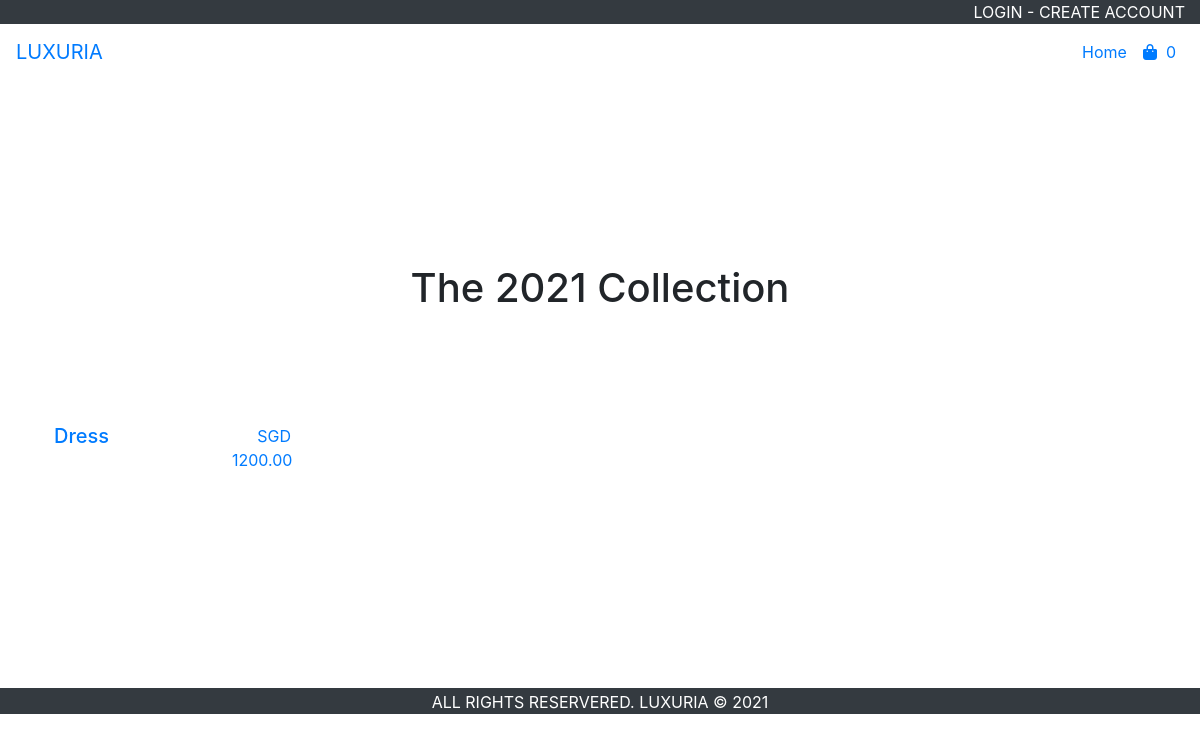
Before: / with the older database file.
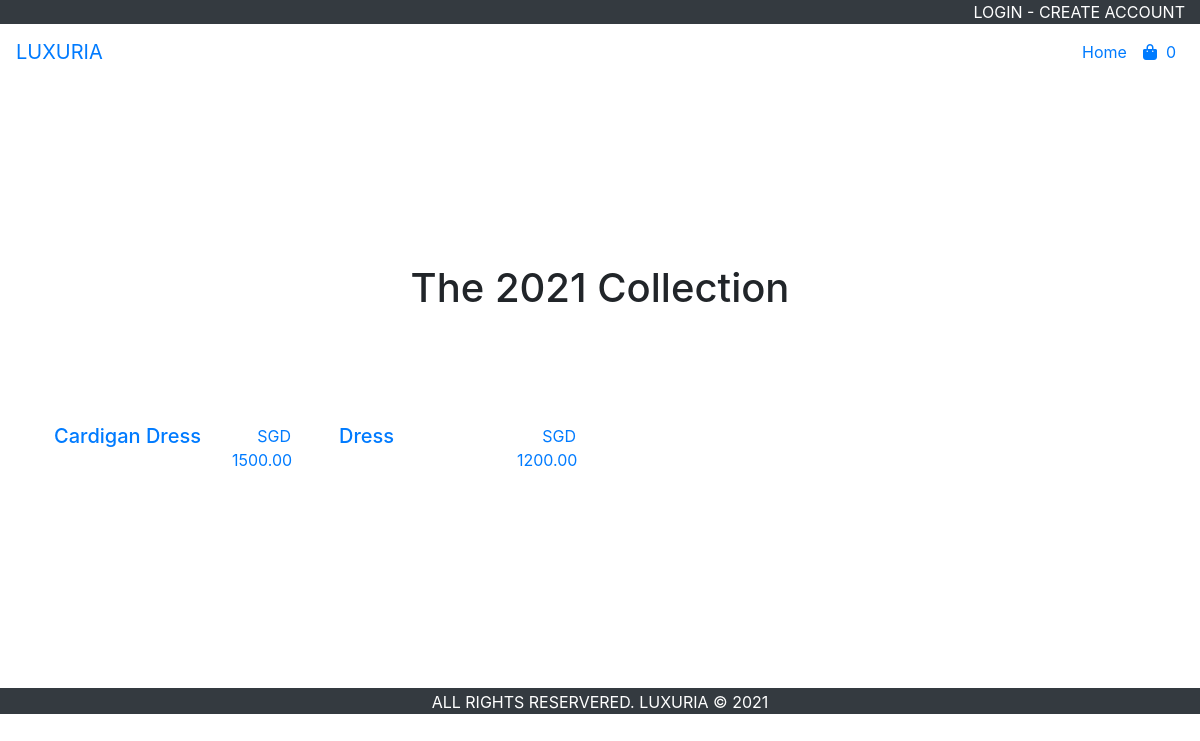
After: the same page with the newer database file.
### tables this page shows
CREATE TABLE `ecom_product` (
  `itemID` int(5) NOT NULL,
  `itemName` varchar(30) NOT NULL,
  `itemPrice` decimal(11,2) NOT NULL,
  `itemStock` smallint(3) NOT NULL,
  `enabled` tinyint(1) NOT NULL DEFAULT 0,
  `deleted` tinyint(1) NOT NULL DEFAULT 0,
  `date_created` datetime DEFAULT NULL,
  `date_updated` datetime DEFAULT NULL,
  `itemDescription` text NOT NULL,
  `itemImage` varchar(200) NOT NULL
);

### libraries/MeekroDB.class.php (called while the page is built, shortened)
<?php
class MeekroDB {
  public $encoding = 'latin1';
  public $connect_options = array(MYSQLI_OPT_CONNECT_TIMEOUT => 30);
  public $internal_mysql = null;
  public function __construct($host=null, $user=null, $password=null, $dbName=null, $port=null, $encoding=null, $socket=null)  {
    if ($encoding === null) $encoding = DB::$encoding;
    $this->encoding = $encoding;
  }
  public function get() {
    $mysql = $this->internal_mysql;
    if (!($mysql instanceof MySQLi)) {
      $mysql = new mysqli();
      foreach ($this->connect_options as $key => $value) {
        $mysql->options($key, $value);
      }
      $mysql->set_charset($this->encoding);
      $this->internal_mysql = $mysql;
    }
    return $mysql;
  }
  protected function preparseQueryParams() {
    $args = func_get_args();
    $sql = trim(strval(array_shift($args)));
    $args_all = $args;
    if (count($args_all) == 0) return array($sql);
    $chunkyQuery = array();
    return $chunkyQuery;
  }
  public function parseQueryParams() {
    $args = func_get_args();
    $chunkyQuery = call_user_func_array(array($this, 'preparseQueryParams'), $args);
    $query = '';
    foreach ($chunkyQuery as $chunk) {
      if (is_string($chunk)) {
        $query .= $chunk;
        continue;
      }
      $result = '';
      $query .= $result;
    }
    return $query;
  }
  protected function prependCall($function, $args, $prepend) { array_unshift($args, $prepend); return call_user_func_array($function, $args); }
  public function query() { $args = func_get_args(); return $this->prependCall(array($this, 'queryHelper'), $args, 'assoc'); }
  protected function queryHelper() {
    $args = func_get_args();
    $type = array_shift($args);
    $db = $this->get();
    $is_buffered = true;
    $row_type = 'assoc';
    $full_names = false;
    $sql = call_user_func_array(array($this, 'parseQueryParams'), $args);
    $result = $db->query($sql, $is_buffered ? MYSQLI_STORE_RESULT : MYSQLI_USE_RESULT);
    $return = array();
    while ($row = ($row_type == 'assoc' ? $result->fetch_assoc() : $result->fetch_row())) {
      $return[] = $row;
    }
    return $return;
  }
}
?>

### views/home/index.php (the view, shortened to what this page needs)
<div id="banner-homepage" class="carousel slide mt-5" data-ride="carousel">
    <div class="carousel-inner">
        <div class="carousel-item active">
            <div class="carousel-caption h-100 d-flex align-items-center flex-row-reverse">
                <h1 class="banner-caption display-1">-LUXURIA-</h1>
            </div>
        </div>
    </div>
</div>
<div class="my-5 py-5"></div>
<div class="container">
    <div class="row mb-5">
        <div class="col-md-12">
            <h1 class="text-center best-sellers">The 2021 Collection</h1>
        </div>
    </div>
    <div class="row">
        <?php
            $products = $db->query("SELECT * FROM ecom_product WHERE enabled = 1 AND deleted = 0");
            if(!empty($products)):
                foreach($products as $productVal):
        ?>
        <div class="col-md-3 p-4">
            <a href="<?= URL_LINK; ?>product/<?= $productVal['itemID']; ?>" class="product-item">
                <div class="row mt-2">
                    <div class="col-sm-8"><h5 class="product-title"><?= $productVal['itemName']; ?></h5></div>
                    <div class="col-sm-4 text-right">SGD <?= $productVal['itemPrice']; ?></div>
                </div>
            </a>
        </div>
        <?php
                endforeach;
            endif;
        ?>
    </div>
</div>
<div class="my-5 py-5"></div>

Changed rows visible on the page:
now on this page (row edited): ecom_product: itemName "Cardigan Dress", itemPrice "1500.00"
